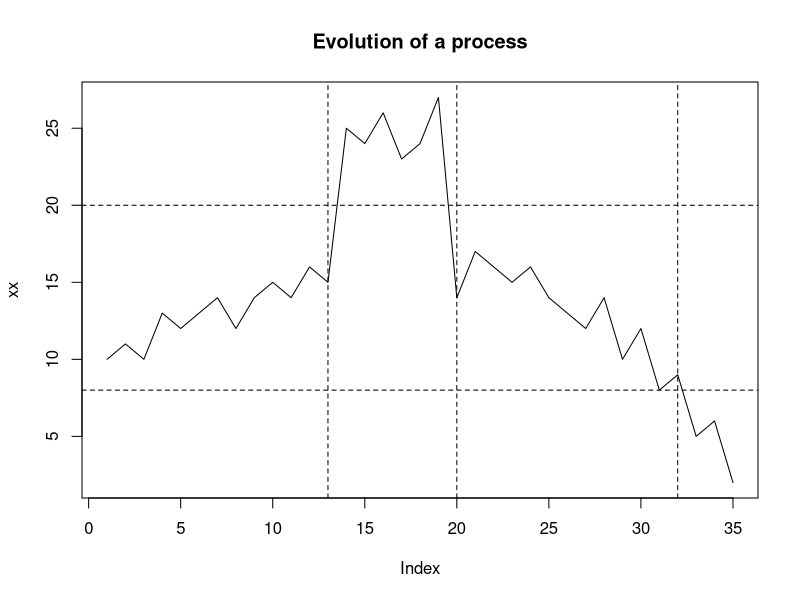
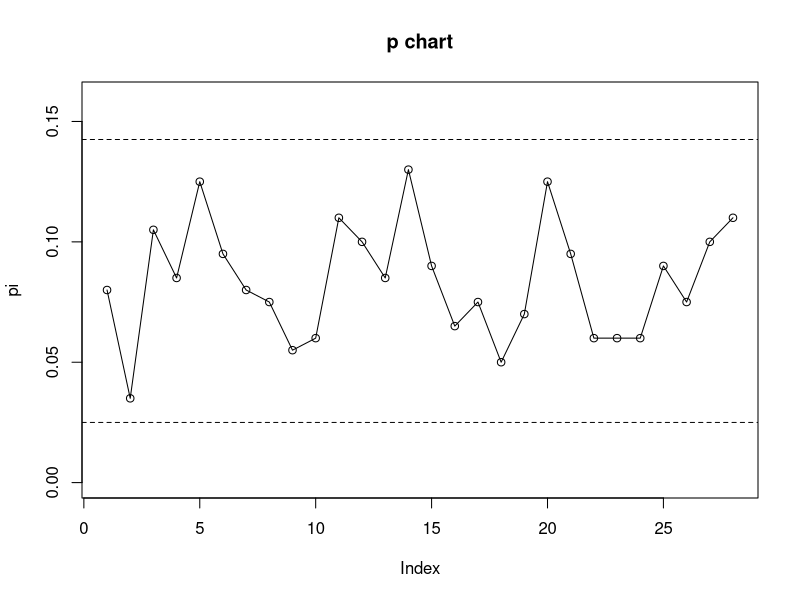
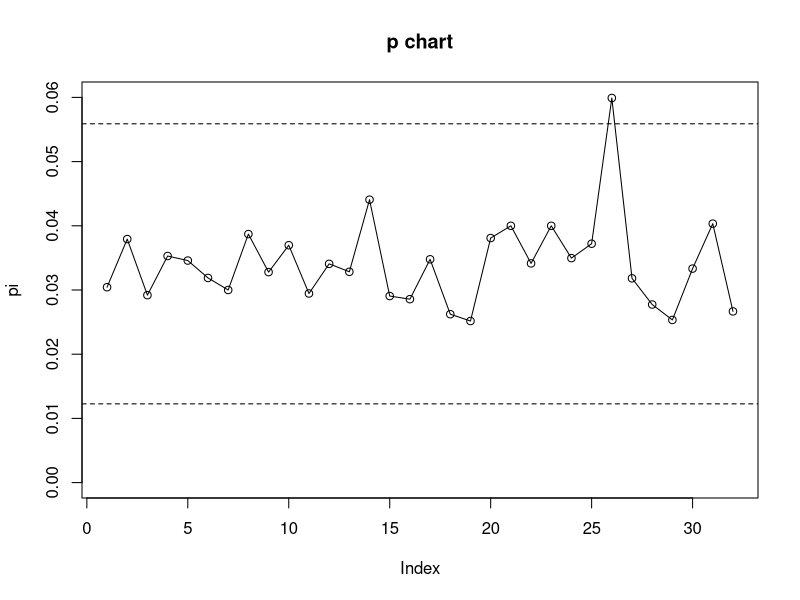
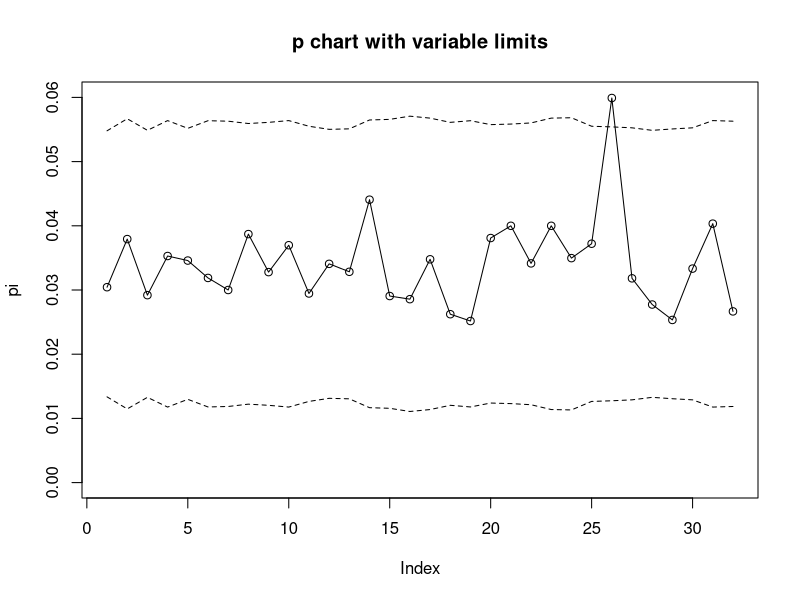
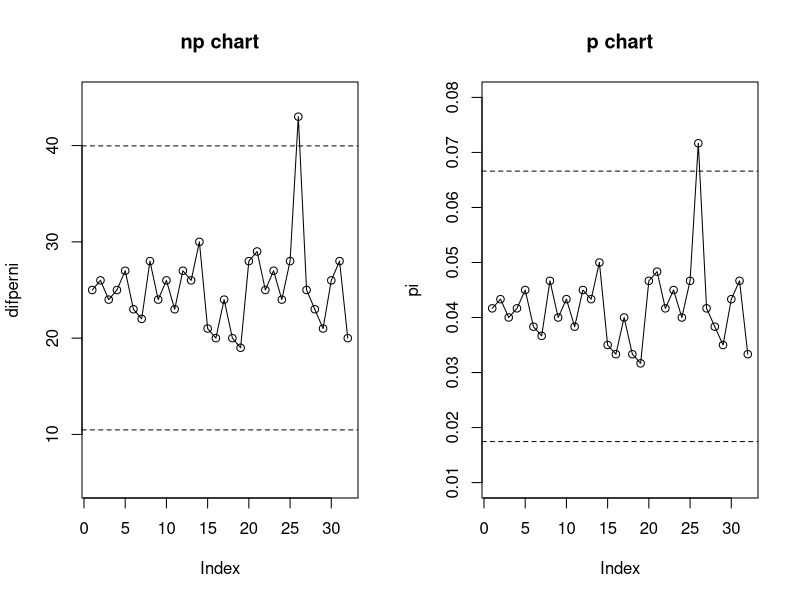
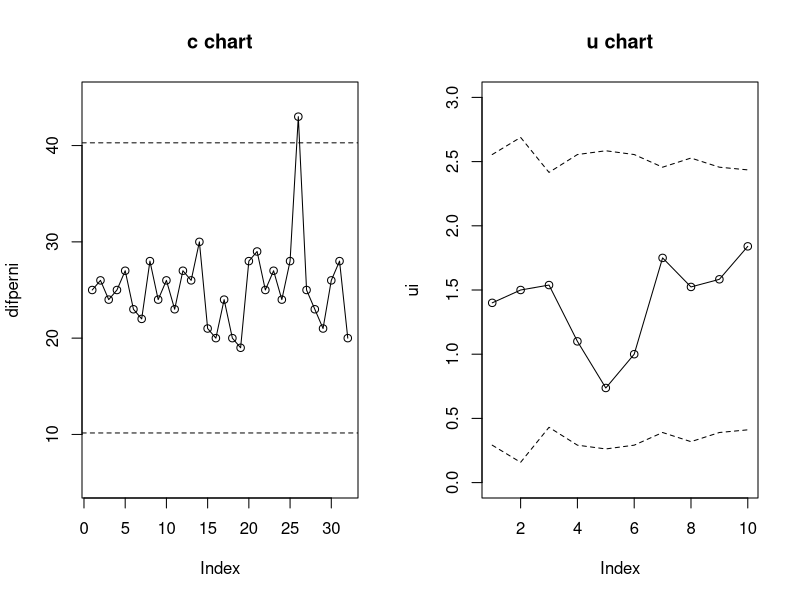
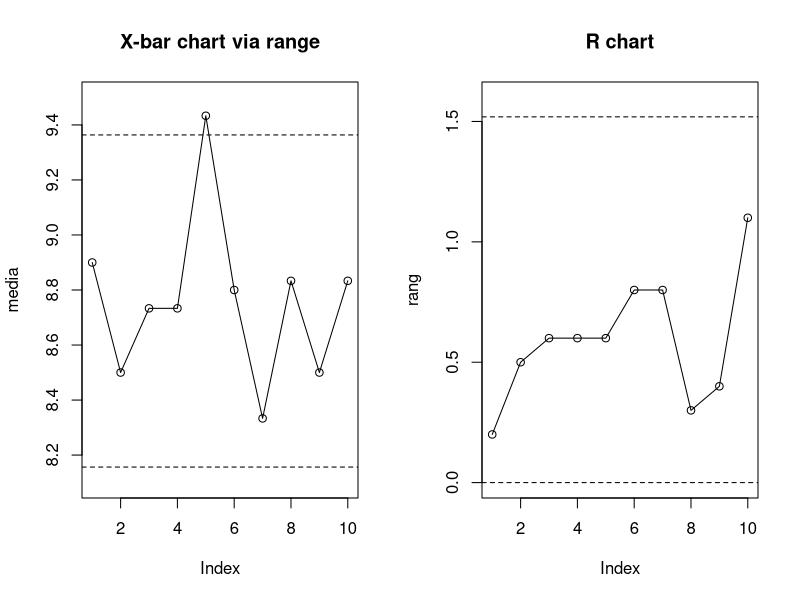
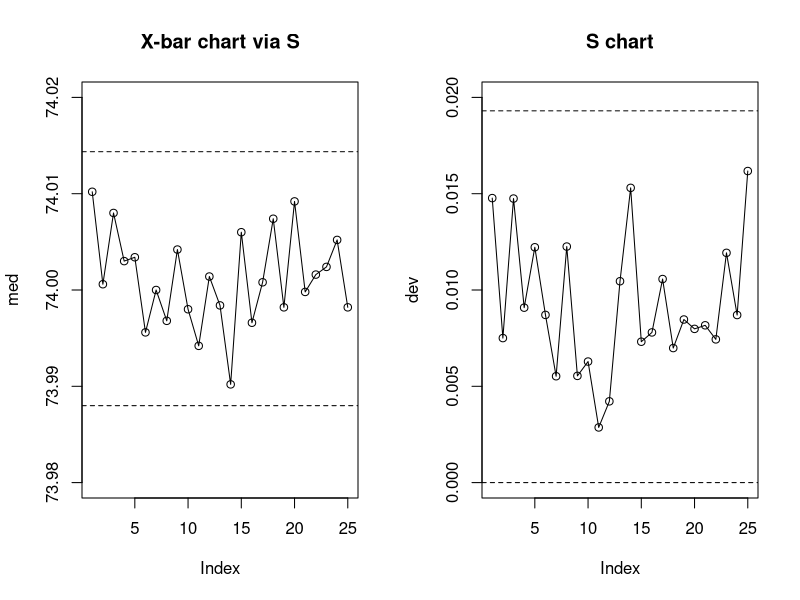

Write R code to recreate these figures, in order.
## ---- chunk 1
#| fig-cap: "Figure 10.1 – Graphical description of the evolution of a process"
xx <- c(10,11,10,13,12,13,14,12,14,15,14,16,15,25,24,26,23,24,27,
        14,17,16,15,16,14,13,12,14,10,12,8,9,5,6,2)   # made-up data
plot(xx, type="l", main="Evolution of a process")
abline(h=c(8,20), lty=2)
abline(v=c(13,20,32), lty=2)
## ---- chunk 2
qnorm(1-0.001)
## ---- chunk 3
viti <- read.csv2("data/viti.csv")
attach(viti)
n <- sum(tot)/28
p <- sum(difetti)/sum(tot)
n; p
## ---- chunk 4
lcl <- p-3*sqrt(p*(1-p)/n)
ucl <- p+3*sqrt(p*(1-p)/n)
lcl; ucl
## ---- chunk 5
#| fig-cap: "Figure 10.2 – *p* chart of defective screws"
pi <- difetti/tot
plot(pi, type="o", main="p chart", ylim=c(0.0,0.16))
abline(h=lcl, lty=2)
abline(h=ucl, lty=2)
detach(viti)
## ---- chunk 6
#| fig-cap: "Figure 10.3 – *p* chart of defective bolts"
bul <- read.csv2("data/bulloni.csv")
attach(bul)
pi <- rotti/bullon
p <- sum(rotti)/sum(bullon)
n <- sum(bullon)/32
lcl <- p-3*sqrt(p*(1-p)/n)
ucl <- p+3*sqrt(p*(1-p)/n)
lcl; ucl
plot(pi, type="o", main="p chart", ylim=c(0.0,0.06))
abline(h=lcl, lty=2); abline(h=ucl, lty=2)
## ---- chunk 7
pi>ucl
## ---- chunk 8
#| fig-cap: "Figure 10.4 – *p* chart of defective bolts with variable limits"
ni <- bullon
lcli <- p-3*sqrt(p*(1-p)/ni)
ucli <- p+3*sqrt(p*(1-p)/ni)
plot(pi, type="o", main="p chart with variable limits", ylim=c(0.0,0.06))
lines(ucli, lty=2)
lines(lcli, lty=2)
## ---- chunk 9
#| fig-cap: "Figure 10.5 – *np* chart and *p* chart of defective pins"
#| fig-width: 9
#| fig-height: 4.5
pi <- difperni/totperni
p <- sum(difperni)/sum(totperni)
n <- sum(totperni)/32
lclnp <- n*p-3*(n*p*(1-p))^0.5
uclnp <- n*p+3*(n*p*(1-p))^0.5
lclnp; uclnp
par(mfrow=c(1,2))
plot(difperni, type="o", main="np chart", ylim=c(5,45))
abline(h=lclnp, lty=2); abline(h=uclnp, lty=2)
lcl <- p-3*sqrt(p*(1-p)/n)
ucl <- p+3*sqrt(p*(1-p)/n)
lcl; ucl
plot(pi, type="o", main="p chart", ylim=c(0.01,0.08))
abline(h=lcl, lty=2); abline(h=ucl, lty=2)
## ---- chunk 10
#| fig-cap: "Figure 10.6 – *c* chart of defective pins"
c <- sum(difperni)/32
lclc <- c-3*c^0.5; uclc <- c+3*c^0.5
plot(difperni, type="o", main="c chart", ylim=c(5,45))
abline(h=lclc, lty=2); abline(h=uclc, lty=2)
detach(bul)
## ---- chunk 11
#| fig-cap: "Figure 10.7 – *u* chart of nonconformities per unit"
dif <- c(14,12,20,11,7,10,21,16,19,23) # no. of defects
nn <- c(10,8,13,10,9.5,10,12,10.5,12,12.5) # no. of units
c <- sum(dif)/10; n <- sum(nn)/10; u <- c/n; u
lcl <- u-3*(u/nn)^0.5; ucl <- u+3*(u/nn)^0.5
ui <- dif/nn
plot(ui, type="o", main="u chart", ylim=c(0,3))
lines(lcl, lty=2); lines(ucl, lty=2)
## ---- chunk 12
#| fig-cap: "Figure 10.8 – *X-bar* chart based on the range"
molle <- read.csv2("data/molle.csv")
media <- 0; rang <- 0
for (i in 2:11) media[i-1]=mean(molle[,i])
for (i in 2:11) rang[i-1]=diff(range(molle[,i]))
centrale <- mean(media); rmedio <- mean(rang)
centrale; rmedio
A2 <- 1.023 # tabulated value for n=3
lcl <- centrale-A2*rmedio
ucl <- centrale+A2*rmedio
lcl; ucl
plot(media, type="o", main="X-bar chart via range", ylim=c(8.1,9.5))
abline(h=lcl, lty=2); abline(h=ucl, lty=2)
## ---- chunk 13
media[5]; rang[5]
## ---- chunk 14
#| fig-cap: "Figure 10.9 – *R* chart"
D3 <- 0 # there are no values D3>0 for n<7
D4 <- 2.575 # D3 and D4 are tabulated by n
lclr <- D3*rmedio
uclr <- D4*rmedio
plot(rang, type="o", main="R chart", ylim=c(0,1.6))
abline(h=lclr, lty=2); abline(h=uclr, lty=2)
## ---- chunk 15
#| fig-cap: "Figure 10.10 – *X-bar* and *S* charts"
#| fig-width: 9
#| fig-height: 4.5
piston <- read.csv2("data/pistoni.csv")
med <- 0; dev <- 0
for (i in 2:26) med[i-1]=mean(piston[,i])
for (i in 2:26) dev[i-1]=sd(piston[,i])
media <- mean(med); mdev <- mean(dev)
media; mdev
A3 <- 1.427 # tabulated values for n=5
lclx <- media-A3*mdev; uclx <- media+A3*mdev
lclx; uclx
B3 <- 0
B4 <- 2.089
lcls <- B3*mdev; ucls <- B4*mdev
lcls; ucls
par(mfrow=c(1,2))
plot(med, type="o", main="X-bar chart via S", ylim=c(73.98,74.02))
abline(h=lclx, lty=2); abline(h=uclx, lty=2)
plot(dev, type="o", main="S chart", ylim=c(0,0.02))
abline(h=lcls, lty=2); abline(h=ucls, lty=2)
